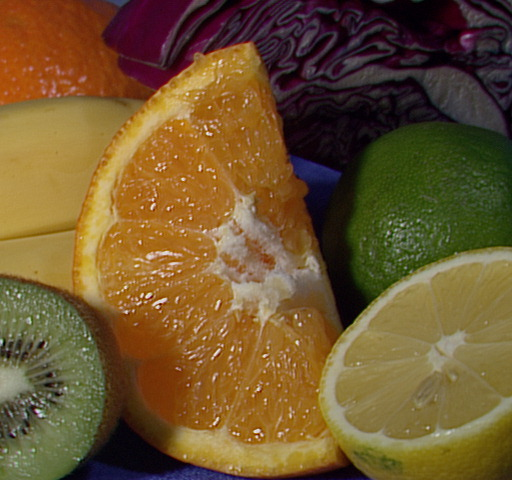
#> input picture assets/images/fruits.jpg, 512 x 480 px
$ jupyter execute --allow-errors '48. Saliency Detection: Static Saliency vs. BING Objectness.ipynb'
#> lines starting #> are read from the running program, lines starting #| are printed output that depends on the picture; after the words box and inside, x2 and y2 are one past the last pixel; in counts of white or black regions, pixels touching at a corner belong together
# **Saliency Detection: Static Saliency vs. BING Objectness**

## **Objectives:**
1. Compute a per-pixel "where would a human look first" saliency map with two static-saliency algorithms
2. Generate ranked, class-agnostic object-proposal boxes with BING — a different job wearing the same `cv2.saliency` name
3. See why comparing the two isn't apples-to-apples, and what each is actually for

> **Assets.** No new ONNX model here — `StaticSaliencySpectralResidual` and `StaticSaliencyFineGrained` are classical, training-free algorithms, no weights needed at all. `ObjectnessBING` is also classical (not a neural net), but it does need a small trained-statistics directory — `assets/models/ObjectnessTrainedModel/` — bundled with `opencv_contrib`'s own source tree, *not* with the `opencv-contrib-python-headless` wheel this repo installs (the pip wheel ships the compiled `cv2.saliency` module but not its sample data). Mirrored here from [opencv/opencv_contrib](https://github.com/opencv/opencv_contrib/tree/master/modules/saliency/samples/ObjectnessTrainedModel) — same repo, same Apache 2.0 license as the OpenCV build itself, no separate license file for this directory. Nine tiny `.yml.gz` files (~3.4KB total) — the whole point of BING is that its "model" is that small.

[cell 1]
import cv2
import numpy as np
from matplotlib import pyplot as plt

# Define our imshow function
def imshow(title = "Image", image = None, size = 10):
    w, h = image.shape[0], image.shape[1]
    aspect_ratio = w/h
    plt.figure(figsize=(size * aspect_ratio,size))
    plt.imshow(cv2.cvtColor(image, cv2.COLOR_BGR2RGB))
    plt.title(title)
    plt.show()

## **Two different questions, one module name**

`cv2.saliency` bundles algorithms that answer two genuinely different questions. *Static saliency* asks **"for this exact pixel, how much does it stand out?"** and returns a smooth, per-pixel heatmap the same shape as the image — no notion of a whole object, no boxes, no count. *BING objectness* asks a completely different question — **"which rectangular windows in this image are most likely to tightly contain *some* object, regardless of what it is?"** — and returns thousands of ranked candidate boxes, exactly the kind of category-agnostic region proposals that used to feed the first stage of two-stage object detectors before end-to-end networks made that step obsolete. Same module, same word "saliency" in both class names, different output shape, different use case entirely.

## **Static saliency: Spectral Residual**

Hou & Zhai's Spectral Residual approach (2007) works entirely in the frequency domain: take the image's log-amplitude spectrum, subtract a locally-averaged ("smoothed") version of itself to isolate the residual — the frequency content that *doesn't* match the image's own statistical background — then transform back to the spatial domain. What survives is a coarse but fast map of the regions that break the image's own pattern. No training, no learned weights — the entire model is the algorithm itself.

[cell 2]
img = cv2.imread('assets/images/fruits.jpg')
#> img is the input picture: shape (480, 512, 3); mean B, G, R 46.2, 85.6, 110.8

spectral = cv2.saliency.StaticSaliencySpectralResidual_create()
success, saliency_map = spectral.computeSaliency(img)
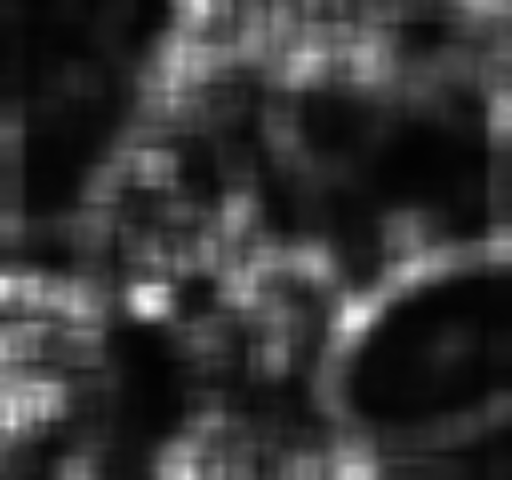
#> saliency_map: shape (480, 512) float32; min 0.0116, max 0.988, mean 0.215
#> success = True
saliency_map_8u = (saliency_map * 255).astype('uint8')
_, binary_map = spectral.computeBinaryMap(saliency_map)
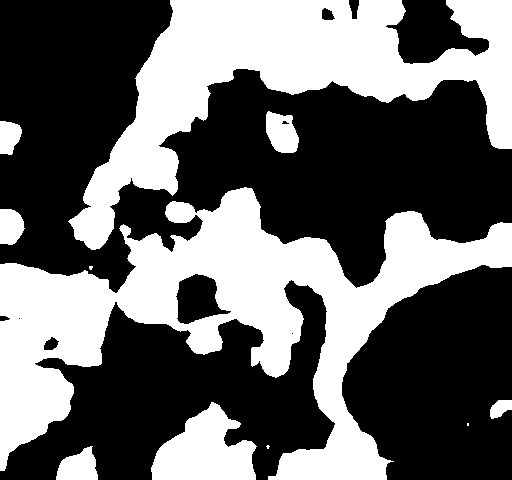
#> binary_map: shape (480, 512); 40.3% white; 11 white regions (3 under 20 px), largest, box (x1, y1, x2, y2) and area: (0, 187, 512, 480) 52396, (68, 0, 512, 250) 37890, (151, 402, 257, 480) 5217

fig, axes = plt.subplots(1, 3, figsize=(18, 6))
axes[0].imshow(cv2.cvtColor(img, cv2.COLOR_BGR2RGB)); axes[0].set_title('Original'); axes[0].axis('off')
axes[1].imshow(saliency_map_8u, cmap='gray'); axes[1].set_title('Spectral Residual saliency map'); axes[1].axis('off')
axes[2].imshow(binary_map, cmap='gray'); axes[2].set_title('Otsu-thresholded binary map'); axes[2].axis('off')
plt.tight_layout()
plt.show()
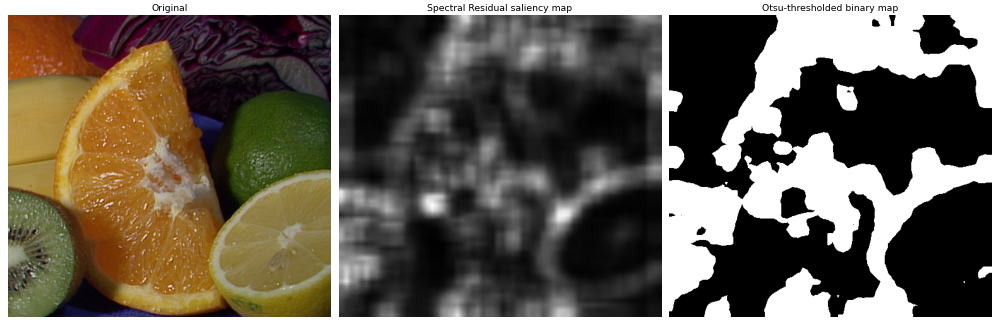
#> figure drawn by matplotlib, 3 panels

## **Static saliency: Fine-Grained**

Montabone & Soto's Fine-Grained method (2010) instead builds several center-surround feature maps directly in the spatial domain (multi-scale local contrast) and combines them. It trades Spectral Residual's very coarse, blobby output for finer detail at real edges and textures — worth seeing side by side rather than trusting either description.

[cell 3]
fine_grained = cv2.saliency.StaticSaliencyFineGrained_create()
success, fg_map = fine_grained.computeSaliency(img)
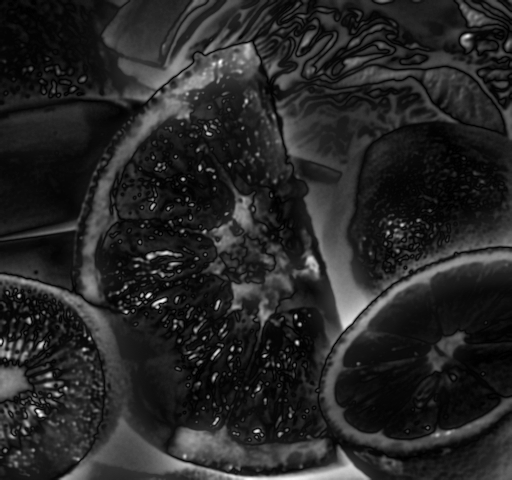
#> fg_map: shape (480, 512) float32; min 0, max 1, mean 0.151
fg_map_8u = (fg_map * 255).astype('uint8')

fig, axes = plt.subplots(1, 2, figsize=(14, 6))
axes[0].imshow(saliency_map_8u, cmap='gray'); axes[0].set_title('Spectral Residual'); axes[0].axis('off')
axes[1].imshow(fg_map_8u, cmap='gray'); axes[1].set_title('Fine-Grained'); axes[1].axis('off')
plt.tight_layout()
plt.show()

## **BING: ranked object proposals**

`ObjectnessBING` slides a tiny 8x8 "normed gradients" template across many resized copies of the image and scores every resulting window — hence *BI*narized *N*ormed *G*radients — completely independent of any object class. `getobjectnessValues()` returns those scores in the same order as the boxes, already sorted highest-confidence first, so the top few rows are the algorithm's best guesses at "an object is here", not sorted at random.

[cell 4]
bing = cv2.saliency.ObjectnessBING_create()
bing.setTrainingPath('assets/models/ObjectnessTrainedModel')

success, boxes = bing.computeSaliency(img)
#> (the rest of this cell did not finish here and is left out)

## **Speed**

BING's headline result in its original paper was 300fps on a CPU circa 2014 — a two-orders-of-magnitude gap from the frequency-domain and multi-scale spatial work the static methods do. Worth confirming that still holds up more than a decade later.

[cell 5]
import time

N = 10
t0 = time.perf_counter()
for _ in range(N):
    cv2.saliency.StaticSaliencySpectralResidual_create().computeSaliency(img)
t1 = time.perf_counter()
for _ in range(N):
    cv2.saliency.StaticSaliencyFineGrained_create().computeSaliency(img)
t2 = time.perf_counter()
for _ in range(N):
    bing.computeSaliency(img)
t3 = time.perf_counter()

print(f'Spectral Residual: {(t1 - t0) / N * 1000:.2f} ms/image')
print(f'Fine-Grained:       {(t2 - t1) / N * 1000:.2f} ms/image')
print(f'BING:                {(t3 - t2) / N * 1000:.2f} ms/image ({N / (t3 - t2):.0f} fps)')

$ run again, with assets/images/LP.jpg copied over assets/images/fruits.jpg
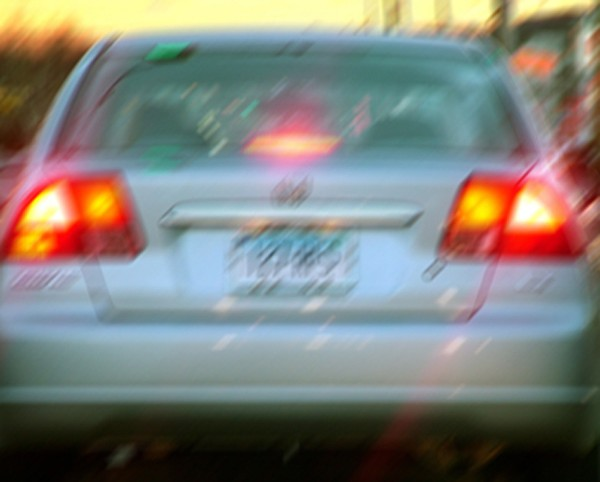
#> input picture assets/images/LP.jpg, 600 x 482 px
#> img is the input picture: shape (482, 600, 3); mean B, G, R 120.7, 127, 126.7
#> success = True
#> `_, binary_map = spectral.computeBinaryMap(saliency_map)`:
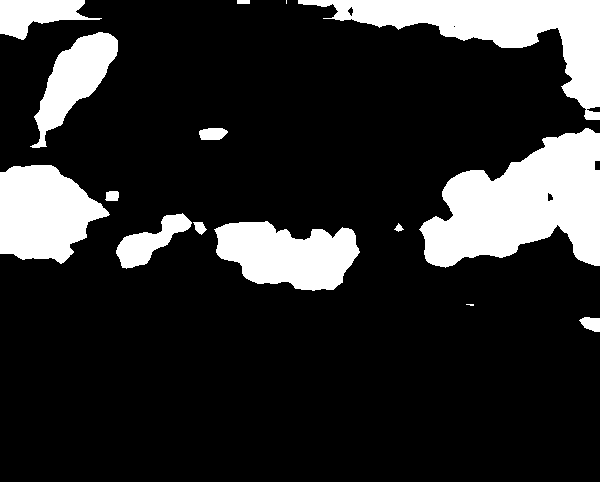
#> binary_map: shape (482, 600); 17.6% white; 15 white regions (2 under 20 px), largest, box (x1, y1, x2, y2) and area: (419, 128, 600, 268) 15706, (298, 0, 600, 120) 11471, (0, 165, 110, 264) 7611
#> `success, fg_map = fine_grained.computeSaliency(img)`:
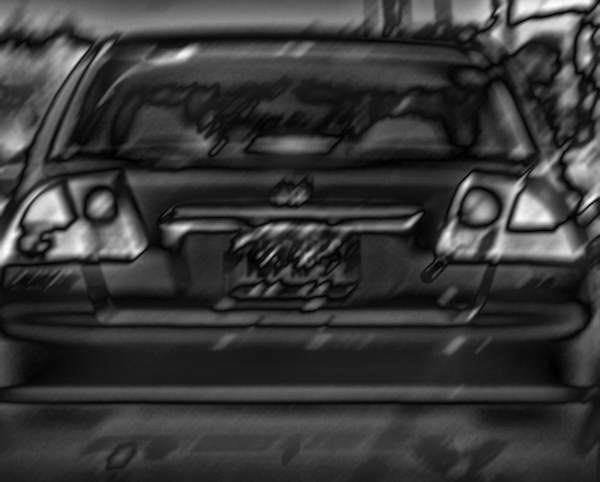
#> fg_map: shape (482, 600) float32; min 0, max 1, mean 0.222
